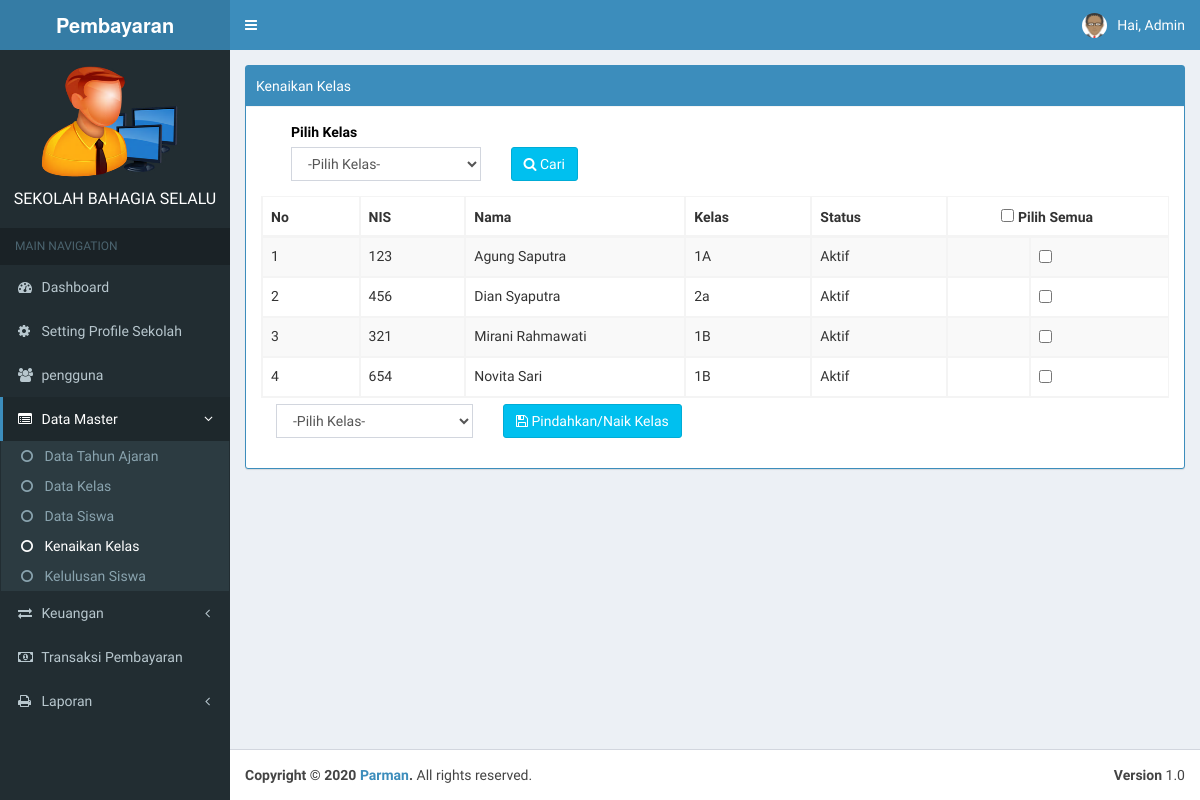
The page /index.php?page=kenaikan (signed in) on the database as committed earlier.
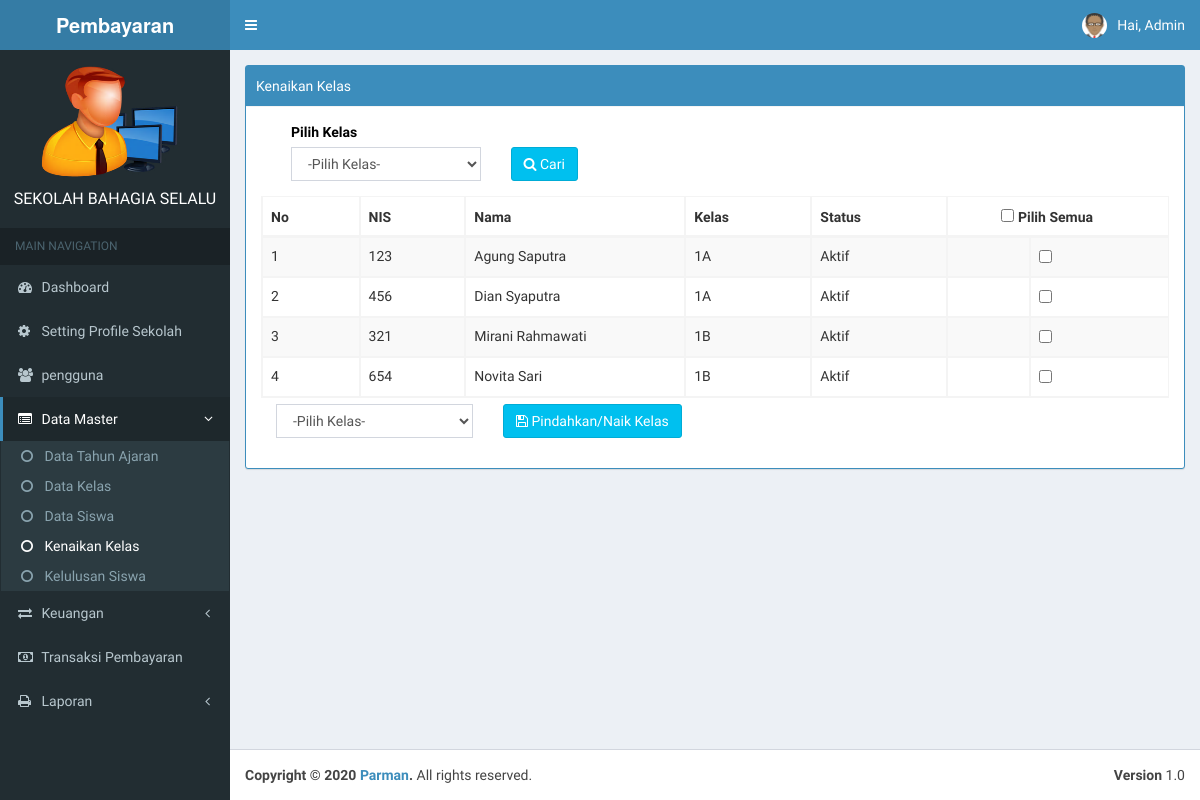
The same page on the database as committed later.
### tables this page shows
CREATE TABLE `tb_siswa` (
  `id_siswa` int(11) NOT NULL AUTO_INCREMENT,
  `nis` varchar(30) NOT NULL,
  `nama_siswa` varchar(255) NOT NULL,
  `jk` varchar(20) NOT NULL,
  `agama` varchar(20) NOT NULL,
  `id_kelas` int(11) NOT NULL,
  `status` varchar(50) NOT NULL,
  `nama_ortu` varchar(255) NOT NULL,
  `alamat` text NOT NULL,
  `no_hp_ortu` varchar(15) NOT NULL,
  PRIMARY KEY (`id_siswa`)
);

CREATE TABLE `tb_kelas` (
  `id_kelas` int(11) NOT NULL AUTO_INCREMENT,
  `nama_kelas` varchar(100) NOT NULL,
  PRIMARY KEY (`id_kelas`)
);

### page/kenaikan/kenaikan.php (the view, shortened to what this page needs)
<div class="row">
    <div class="col-md-12">
        <div class="box box-primary box-solid">
            <div class="box-header with-border">
                 Kenaikan Kelas
            </div>
            <div class="panel-body">
                <div class="table-responsive">
                    <table class="table table-striped table-bordered table-hover" id="example1">
            	  <div class="col-md-12" >
				<form  method="POST" >
                    <div class="col-md-3">
		                <div class="form-group">
                    <label style="color: black; font-weight: bold;">Pilih Kelas</label> <br>
                   <select required=""   class="form-control" name="kelas">
                               <option value="">-Pilih Kelas-</option>
                            </select>
              </div>
          </div>
             <div class="col-md-3">
               <div class="form-group">
                <button type="submit" name="filter" style="margin-top: 25px;" class="btn btn-info"><i class="fa fa-search"></i> Cari</button>
             </div>
        </div>
         </form>
   </div>
                <thead>
                <tr>
                  <th>No</th>
                  <th>NIS</th>
                  <th>Nama</th>
                  <th>Kelas</th>
                  <th>Status</th>
                <th colspan="2" style="text-align: center; margin-left: 100px;"><input type="checkbox" id="parent"> Pilih Semua</th>
                </tr>
                </thead>
                <tbody>
                  <?php
                     if ($kelas !="") {
                      $no = 1;
                      $sql = $koneksi->query("select * from tb_siswa, tb_kelas where tb_siswa.id_kelas=tb_kelas.id_kelas and tb_siswa.id_kelas='$kelas' and status='aktif' ");
                      }else{
                      	 $no = 1;
                      	 $sql = $koneksi->query("select * from tb_siswa, tb_kelas where tb_siswa.id_kelas=tb_kelas.id_kelas and status='aktif'");
                      }
                      while ($data = $sql->fetch_assoc()) {
                   ?>
                <tr>
                  <td><?php echo $no++; ?></td>
                  <td><?php echo $data['nis'] ?></td>
                  <td><?php echo $data['nama_siswa'] ?></td>
                  <td><?php echo $data['nama_kelas'] ?></td>
                  <td><?php echo $data['status'] ?></td>
                  <td><input type="hidden" name=""></td>
                <form  method="POST">
                  <td><input type="checkbox" name="pilih[]" value="<?php echo $data['id_siswa']; ?>" class="child"></td>
                </tr>
                <?php } ?>
            </tbody>
        </table>
               <div class="col-md-3">
                   <select required=""   class="form-control" name="kelas">
                               <option value="">-Pilih Kelas-</option>
                            </select>
                    </div>
              <div class="col-md-3">
                		<div class="form-group">
		                <button type="submit" name="simpan" style="margin-top: px;" class="btn btn-info"><i class="fa fa-save"></i> Pindahkan/Naik Kelas</button>
		             </div>
		        </div>

Rows that differ between the two databases and show on the page:
removed tb_siswa: nis "456", nama_siswa "Dian Syaputra", id_kelas.nama_kelas "2a", status "Aktif"
added tb_siswa: nis "456", nama_siswa "Dian Syaputra", id_kelas.nama_kelas "1A", status "Aktif"
